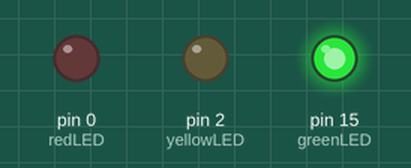
Simulated run of this sketch. Board: Arduino Uno, built with avr-gcc and run on an emulated ATmega328P. Parts: output pins drawn as LEDs (lit = HIGH).

Above: at 1.5 s.
At 3.2 s:
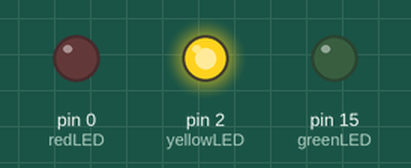
At 4.7 s:
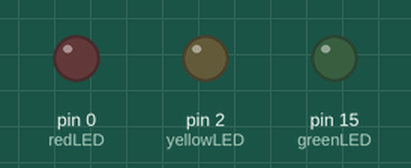
At 8.5 s:
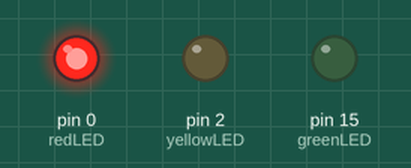
Timing chart, 0 to 14.3 s (numbered marks = the images above):
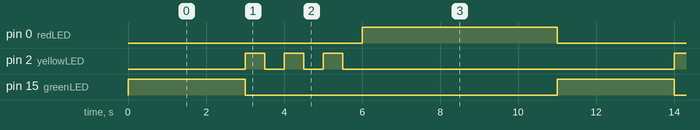

Measured:
- by itself, pin 0 (redLED): alternates HIGH for 5.0 s and LOW for 6.0 s
- by itself, pin 2 (yellowLED): repeats every 11.0 s: 2 × (LOW 0.50 s, HIGH 0.50 s), LOW 8.5 s, HIGH 0.50 s
- by itself, pin 15 (greenLED): alternates HIGH for 3.0 s and LOW for 8.0 s

The sketch:

02_RGled.ino
```cpp
int redLED = 0;
int yellowLED = 2;
int greenLED = 15;

void setup() {
  pinMode(redLED, OUTPUT);
  pinMode(yellowLED, OUTPUT);
  pinMode(greenLED, OUTPUT);
}

void loop() {

  // 綠燈亮3秒
  digitalWrite(greenLED, HIGH);
  digitalWrite(yellowLED, LOW);
  digitalWrite(redLED, LOW);
  delay(3000);

  // 黃燈閃爍3次
  digitalWrite(greenLED, LOW);

  for (int i = 0; i < 3; i++) {
    digitalWrite(yellowLED, HIGH);
    delay(500);

    digitalWrite(yellowLED, LOW);
    delay(500);
  }

  // 紅燈亮5秒
  digitalWrite(redLED, HIGH);
  delay(5000);

  // 紅燈熄滅，準備進入下一循環
  digitalWrite(redLED, LOW);
}
```
